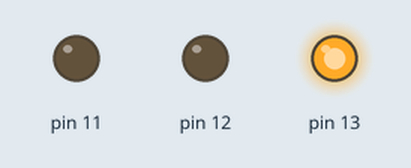
The sketch below on a simulated Arduino Uno, built with avr-gcc and run on an emulated ATmega328P. On the bench: output pins drawn as LEDs (lit = HIGH).

Above: at 0.2 s.
At 1.1 s:
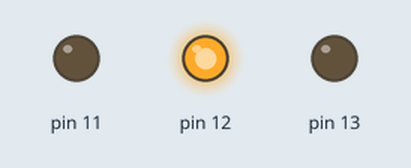
At 2.7 s:
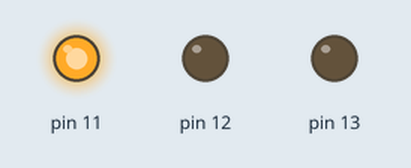
At 3.7 s:
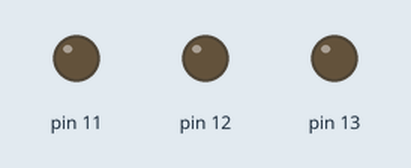
Timing chart, 0 to 5.5 s (numbered marks = the images above):
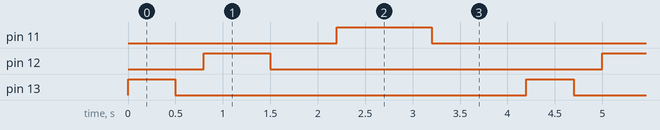

Measured:
- by itself, pin 11: alternates HIGH for 1.0 s and LOW for 3.2 s
- by itself, pin 12: alternates HIGH for 0.70 s and LOW for 3.5 s
- by itself, pin 13: alternates HIGH for 0.50 s and LOW for 3.7 s

The sketch:

sketch_apr05f.ino
```cpp
void setup() {
  // put your setup code here, to run once:

  pinMode(13, OUTPUT);
  pinMode(12, OUTPUT);
  pinMode(11, OUTPUT);

}

void loop() {
  // put your main code here, to run repeatedly:

  digitalWrite(13, HIGH);
  delay(500);

  digitalWrite(13, LOW);
  delay(300);

  digitalWrite(12, HIGH);
  delay(700);

  digitalWrite(12, LOW);
  delay(700);

  digitalWrite(11, HIGH);
  delay(1000);

  digitalWrite(11, LOW);
  delay(1000);
}
```
